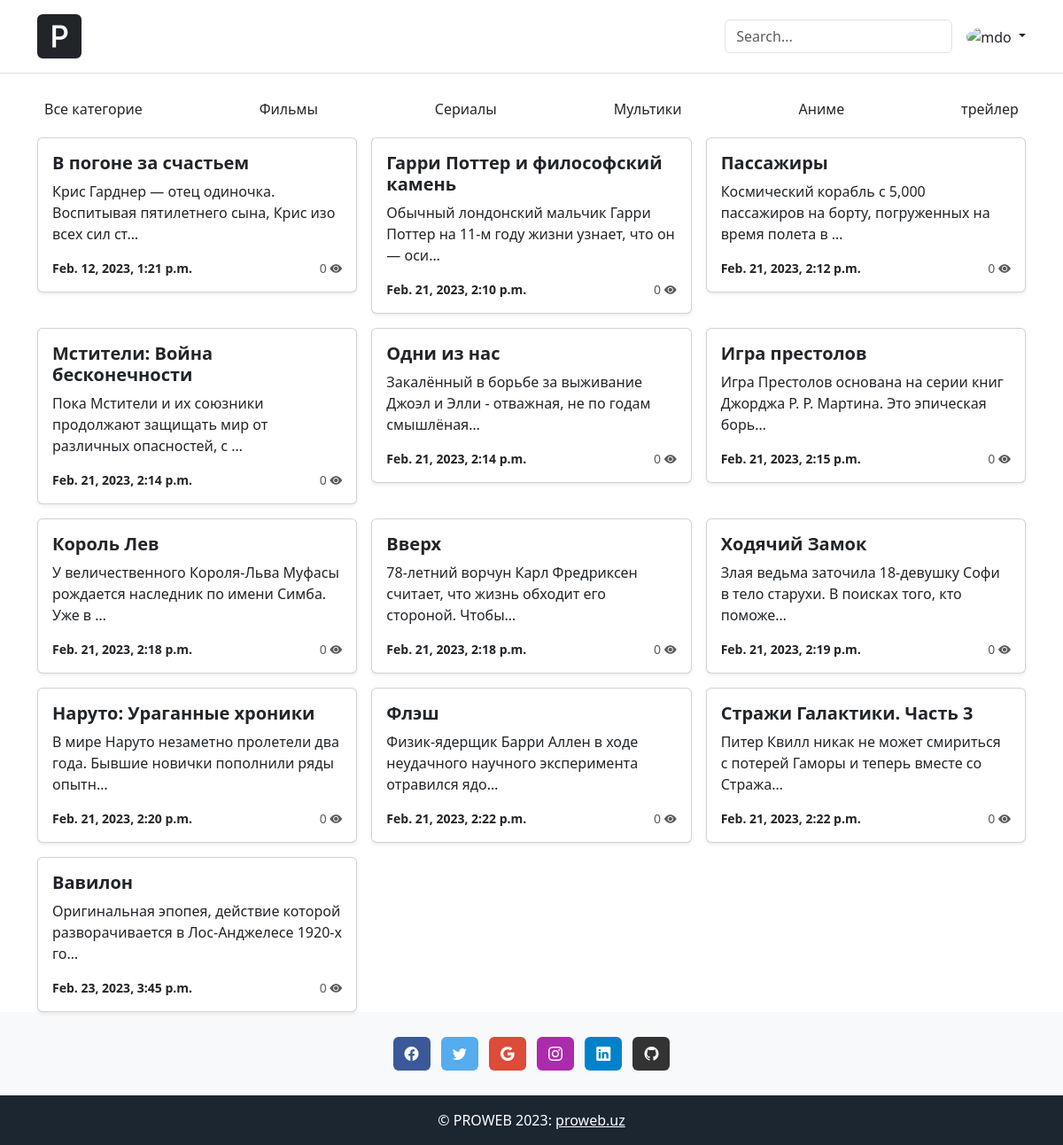
The page / on the database its author committed.
### blog/models.py (models this page shows, shortened)
class Category(models.Model):
    title = models.CharField(max_length=255, verbose_name='Название категорию')
    def __str__(self):
        return self.title
    def get_absolute_url(self):
        return reverse('category', kwargs={'pk': self.pk})
    class Meta:
        verbose_name = 'Категория'
        verbose_name_plural = 'Категории'

class Article(models.Model):
    title = models.CharField(max_length=255, verbose_name='Название')
    content = models.TextField(verbose_name='Описание')
    photo = models.ImageField(upload_to='photos/', blank=True, null=True, verbose_name='Изображение')
    created_at = models.DateTimeField(auto_now_add=True, verbose_name='Дата создания')
    update_at = models.DateTimeField(auto_now=True, verbose_name='Дата изминения')
    views = models.IntegerField(default=0, verbose_name='Просмотры')
    category = models.ForeignKey(Category, on_delete=models.CASCADE, verbose_name='Категория')
    def get_absolute_url(self):
        return reverse('article', kwargs={'pk': self.pk})
    class Meta:
        verbose_name = 'Названия'
        verbose_name_plural = 'Названии'

### blog/views.py (the view)
# urls.py: path('', ArticleListView.as_view(), name='index'),
class ArticleListView(ListView):
    model = Article
    template_name = 'blog/index.html'
    context_object_name = 'articles'
    extra_context = {
        'title': 'PROWEB-Movies'
    }

### blog/templatetags/blog_tags.py (called while the page is built)
@register.simple_tag()
def get_categories():
    return Category.objects.all()

### blog/templates/blog/index.html (shortened to what this page needs)
{% extends 'base.html' %}
{% block main %}
{% include 'blog/components/_categories.html' %}
<div class="d-flex justify-content-between">
    <div class="row row-cols-1 row-cols-sm-2 row-cols-md-3 g-3">
        {% for article in articles %}
        <div class="col">
            {% include 'blog/components/_card.html' %}
        </div>
        {% endfor %}
    </div>
</div>
{% endblock main %}

### templates/base.html (shortened to what this page needs)
<!doctype html>
<html lang="en">
<head>
    <link href="https://cdn.jsdelivr.net/npm/bootstrap@5.3.0-alpha1/dist/css/bootstrap.min.css" rel="stylesheet"
>
    <link rel="stylesheet" href="https://cdn.jsdelivr.net/npm/bootstrap-icons@1.10.3/font/bootstrap-icons.css">
</head>
<body
        class="bg-image"
        style="
    background-image: url('https://image.shutterstock.com/shutterstock/photos/678865543/display_1500/stock-vector-movie-cinema-poster-design-vector-template-banner-for-show-with-popcorn-678865543.jpg');
 background-size: 100%"
>
<header class="p-3 mb-3 border-bottom">
    <div class="container">
        <div class="d-flex flex-wrap align-items-center justify-content-center justify-content-lg-start">
            <a href="{% url 'index' %}" class="d-flex align-items-center mb-2 mb-lg-0 text-dark text-decoration-none">
            </a>
            <form class="col-12 col-lg-auto mb-3 mb-lg-0 me-lg-3">
                <input type="search" class="form-control" placeholder="Search..." aria-label="Search">
            </form>
            <div class="dropdown text-end">
                <a href="#" class="d-block link-dark text-decoration-none dropdown-toggle" id="dropdownUser1"
                   data-bs-toggle="dropdown" aria-expanded="false">
                    <img src="https://i.ytimg.com/vi/fX4ARAj8rrA/mqdefault.jpg" alt="mdo" width="32" height="32"
                         class="rounded-circle">
                </a>
            </div>
        </div>
    </div>
</header>
<div class="container" style="min-height:1000px;">
    {% block main %}
    {% endblock main %}
</div>
{% include 'components/_footer.html' %}
</body>
</html>

### blog/templates/blog/components/_categories.html
{% load blog_tags %}
<div class="nav-scroller py-1 mb-2">
    <nav class="nav d-flex justify-content-between">
        <a class="p-2 link-dark navbar-brand btn-outline" href="{% url 'index' %}">Все категорие</a>
        {% get_categories as categories %}
        {% for category in categories %}
        <a class="p-2 link-dark navbar-brand btn-outline" href="{{ category.get_absolute_url }}">{{ category }}</a>
        {% endfor %}
    </nav>
</div>

### blog/templates/blog/components/_card.html (shortened to what this page needs)
<a href="{{ article.get_absolute_url }}" style="text-decoration:none;">
    <div class="card shadow-sm text-dark">
        <div class="card-body">
            <h5 class="card-title fw-bold fs-5">{{ article.title }}</h5>
            <p class="card-text">{{ article.content|truncatechars:80 }}</p>
            <div class="d-flex justify-content-between align-items-center">
                <span class="small fw-bold">{{ article.created_at }}</span>
                <small class="text-muted">{{ article.views }} <i class="bi bi-eye-fill"></i></small>
            </div>
        </div>
    </div>
</a>

### templates/components/_footer.html
<footer class="bg-light text-center text-white">
    <div class="container p-4 pb-0">
        <section class="mb-4">
            <a
                    class="btn text-white btn-floating m-1"
                    style="background-color: #3b5998;"
                    href="#!"
                    role="button"
            ><i class="bi bi-facebook"></i></a>
            <a
                    class="btn text-white btn-floating m-1"
                    style="background-color: #55acee;"
                    href="#!"
                    role="button"
            ><i class="bi bi-twitter"></i></a>
            <a
                    class="btn text-white btn-floating m-1"
                    style="background-color: #dd4b39;"
                    href="#!"
                    role="button"
            ><i class="bi bi-google"></i></a>
            <a
                    class="btn text-white btn-floating m-1"
                    style="background-color: #ac2bac;"
                    href="#!"
                    role="button"
            ><i class="bi bi-instagram"></i></a>
            <a
                    class="btn text-white btn-floating m-1"
                    style="background-color: #0082ca;"
                    href="#!"
                    role="button"
            ><i class="bi bi-linkedin"></i></a>
            <a
                    class="btn text-white btn-floating m-1"
                    style="background-color: #333333;"
                    href="#!"
                    role="button"
            ><i class="bi bi-github"></i></a>
        </section>
    </div>
    <div class="text-center p-3" style="background-color: #1B2631;">
        © PROWEB 2023:
        <a class="text-white" href="https://proweb.uz/">proweb.uz</a>
    </div>
</footer>

### rows shown on the page
Category: title "Фильмы"
Category: title "Сериалы"
Category: title "Мультики"
Category: title "Аниме"
Category: title "трейлер"
Article: title "В погоне за счастьем", content "Крис Гарднер — отец одиночка. Воспитывая пятилетнего сына, Крис изо всех сил ст…", created_at "Feb. 12, 2023, 1:21 p.m.", views "0"
Article: title "Гарри Поттер и философский камень", content "Обычный лондонский мальчик Гарри Поттер на 11-м году жизни узнает, что он — оси…", created_at "Feb. 21, 2023, 2:10 p.m.", views "0"
Article: title "Пассажиры", content "Космический корабль с 5,000 пассажиров на борту, погруженных на время полета в …", created_at "Feb. 21, 2023, 2:12 p.m.", views "0"
Article: title "Мстители: Война бесконечности", content "Пока Мстители и их союзники продолжают защищать мир от различных опасностей, с …", created_at "Feb. 21, 2023, 2:14 p.m.", views "0"
Article: title "Одни из нас", content "Закалённый в борьбе за выживание Джоэл и Элли - отважная, не по годам смышлёная…", created_at "Feb. 21, 2023, 2:14 p.m.", views "0"
Article: title "Игра престолов", content "Игра Престолов основана на серии книг Джорджа Р. Р. Мартина. Это эпическая борь…", created_at "Feb. 21, 2023, 2:15 p.m.", views "0"
Article: title "Король Лев", content "У величественного Короля-Льва Муфасы рождается наследник по имени Симба. Уже в …", created_at "Feb. 21, 2023, 2:18 p.m.", views "0"
Article: title "Вверх", content "78-летний ворчун Карл Фредриксен считает, что жизнь обходит его стороной. Чтобы…", created_at "Feb. 21, 2023, 2:18 p.m.", views "0"
Article: title "Ходячий Замок", content "Злая ведьма заточила 18-девушку Софи в тело старухи. В поисках того, кто поможе…", created_at "Feb. 21, 2023, 2:19 p.m.", views "0"
Article: title "Наруто: Ураганные хроники", content "В мире Наруто незаметно пролетели два года. Бывшие новички пополнили ряды опытн…", created_at "Feb. 21, 2023, 2:20 p.m.", views "0"
Article: title "Флэш", content "Физик-ядерщик Барри Аллен в ходе неудачного научного эксперимента отравился ядо…", created_at "Feb. 21, 2023, 2:22 p.m.", views "0"
Article: title "Стражи Галактики. Часть 3", content "Питер Квилл никак не может смириться с потерей Гаморы и теперь вместе со Стража…", created_at "Feb. 21, 2023, 2:22 p.m.", views "0"
Article: title "Вавилон", content "Оригинальная эпопея, действие которой разворачивается в Лос-Анджелесе 1920-х го…", created_at "Feb. 23, 2023, 3:45 p.m.", views "0"
